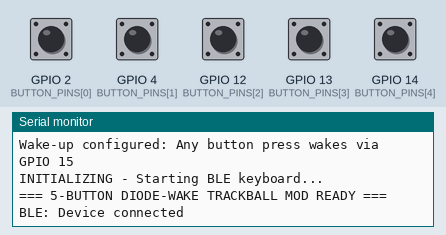
Simulated run of this program. Board: ESP32. Parts: the last lines printed to the serial monitor. The inputs (shaded band) are chosen by the test bench; at power-on: GPIO 2 (BUTTON_PINS[0]), GPIO 4 (BUTTON_PINS[1]), GPIO 12 (BUTTON_PINS[2]), GPIO 13 (BUTTON_PINS[3]), GPIO 14 (BUTTON_PINS[4]) HIGH. USB keyboard and mouse output is not drawn.

Above: at 2.2 s.
2.3 s: GPIO 2 (BUTTON_PINS[0]) pulled LOW for 0.15 s
At 3.7 s:
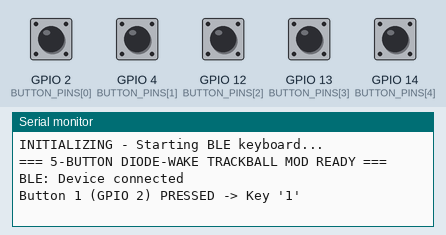
5.4 s: GPIO 4 (BUTTON_PINS[1]) pulled LOW for 0.15 s
At 6.1 s:
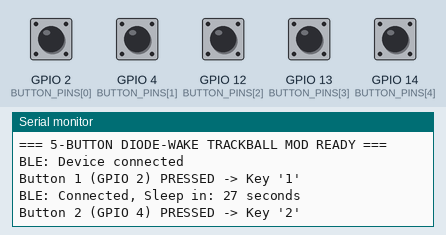
7.0 s: GPIO 12 (BUTTON_PINS[2]) pulled LOW for 0.15 s
At 8.2 s:
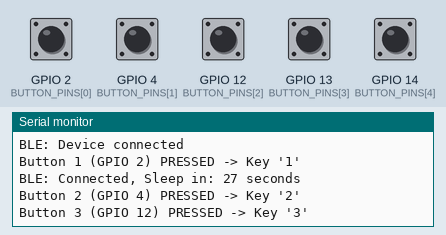
8.6 s: GPIO 13 (BUTTON_PINS[3]) pulled LOW for 0.15 s
At 10.16 s:
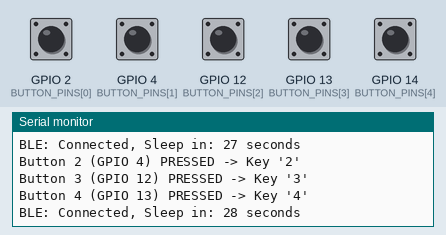
10.2 s: GPIO 14 (BUTTON_PINS[4]) pulled LOW for 0.15 s
At 10.9 s:
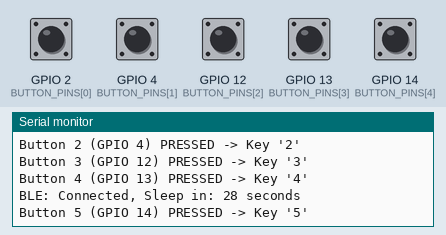
11.8 s: GPIO 2 (BUTTON_PINS[0]) pulled LOW for 1 s
At 13.3 s:
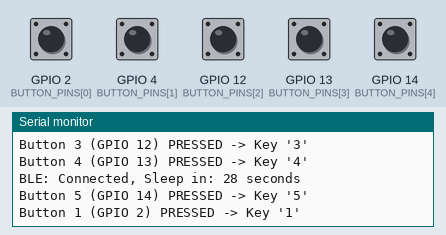
Timing chart, 0 to 14.8 s (numbered marks = the images above; inputs shaded):
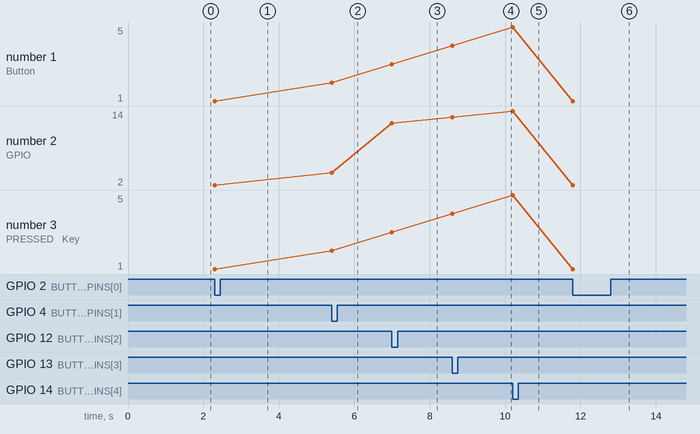

Measured:
- after the input at 2.3 s, the serial monitor: prints a new line at once (image 1)
- after the input at 5.4 s, the serial monitor: prints a new line at once (image 2)
- after the input at 7.0 s, the serial monitor: prints a new line at once (image 3)
- after the input at 8.6 s, the serial monitor: prints a new line at once (image 4)
- after the input at 10.2 s, the serial monitor: prints a new line at once (image 5)
- after the input at 11.8 s, the serial monitor: prints a new line at once (image 6)
- plotted number 1: 1 → 2 after the input at 5.4 s, 2 → 3 after the input at 7.0 s, 3 → 4 after the input at 8.6 s, 4 → 5 after the input at 10.2 s, 5 → 1 after the input at 11.8 s
- plotted number 2: 2 → 4 after the input at 5.4 s, 4 → 12 after the input at 7.0 s, 12 → 13 after the input at 8.6 s, 13 → 14 after the input at 10.2 s, 14 → 2 after the input at 11.8 s

The program:

main.cpp
```cpp
#include <Arduino.h>
#include <BleKeyboard.h>
#include <esp_sleep.h>

BleKeyboard bleKeyboard("Trackball-KB", "CustomMod", 100);

// Individual button pins
const int BUTTON_PINS[5] = {2, 4, 12, 13, 14};
const int MASTER_WAKE_PIN = 15; // All buttons also connect here through diodes
const int NUM_BUTTONS = 5;

RTC_DATA_ATTR int bootCount = 0;
const unsigned long ACTIVE_TIMEOUT = 30000;
const unsigned long DEBOUNCE_DELAY = 10;
unsigned long lastButtonPress = 0;
unsigned long buttonLastPress[5] = {0}; // Debounce timing for each button
bool buttonState[5] = {HIGH, HIGH, HIGH, HIGH, HIGH}; // Track current state
bool lastButtonState[5] = {HIGH, HIGH, HIGH, HIGH, HIGH}; // Track previous state
bool buttonTriggered[5] = {false, false, false, false, false}; // Track if button has been triggered

// Note: BleKeyboard library doesn't support custom callbacks
// Connection state is tracked via bleKeyboard.isConnected()

void setupDeepSleep() {
    // Configure individual button pins
    for (int i = 0; i < NUM_BUTTONS; i++) {
        pinMode(BUTTON_PINS[i], INPUT_PULLUP);
    }

    // Configure master wake pin
    pinMode(MASTER_WAKE_PIN, INPUT_PULLUP);

    // Only the master wake pin needs to wake the device
    esp_sleep_enable_ext0_wakeup((gpio_num_t)MASTER_WAKE_PIN, 0);

    Serial.printf("Wake-up configured: Any button press wakes via GPIO %d\n", MASTER_WAKE_PIN);
}

void goToDeepSleep() {
    Serial.println("=== GOING TO DEEP SLEEP ===");
    Serial.println("Press ANY button to wake up!");
    Serial.flush();

    bleKeyboard.end();
    delay(500);

    esp_deep_sleep_start();
}

void setup() {
    Serial.begin(115200);
    delay(1000);

    setCpuFrequencyMhz(80);

    bootCount++;
    Serial.printf("\n=== BOOT #%d ===\n", bootCount);

    esp_sleep_wakeup_cause_t wakeup_reason = esp_sleep_get_wakeup_cause();
    if (wakeup_reason == ESP_SLEEP_WAKEUP_EXT0) {
        Serial.println("Wake up: Button press detected!");
    } else {
        Serial.println("Wake up: First boot or reset");
    }

    setupDeepSleep();

    Serial.println("INITIALIZING - Starting BLE keyboard...");
    bleKeyboard.begin();

    lastButtonPress = millis();

    Serial.println("=== 5-BUTTON DIODE-WAKE TRACKBALL MOD READY ===");
}

void loop() {
    // Check all 5 buttons individually with press-on-down and repeat lockout
    for (int i = 0; i < NUM_BUTTONS; i++) {
        // Read current button state
        bool currentReading = digitalRead(BUTTON_PINS[i]);

        // Always detect state changes immediately
        if (currentReading != lastButtonState[i]) {
            // State has changed - check if enough time has passed for debouncing
            if ((millis() - buttonLastPress[i]) > DEBOUNCE_DELAY) {
                buttonLastPress[i] = millis(); // Reset debounce timer

                // Update the button state
                buttonState[i] = currentReading;

                // Trigger action on button PRESS (transition from HIGH to LOW)
                // But only if we haven't already triggered for this press cycle
                if (lastButtonState[i] == HIGH && buttonState[i] == LOW && !buttonTriggered[i]) {
                    buttonTriggered[i] = true; // Lock out further triggers
                    lastButtonPress = millis(); // Update activity timer

                    if (bleKeyboard.isConnected()) {
                        char keyNumber = '1' + i;
                        Serial.printf("Button %d (GPIO %d) PRESSED -> Key '%c'\n", i+1, BUTTON_PINS[i], keyNumber);

                        // Commented out for testing - uncomment when ready for modifier keys
                        // bleKeyboard.press(KEY_LEFT_CTRL);
                        // bleKeyboard.press(KEY_LEFT_SHIFT);
                        bleKeyboard.press(keyNumber);
                        // delay(20);
                        bleKeyboard.releaseAll();
                    } else {
                        Serial.printf("Button %d pressed but BLE not connected\n", i+1);
                    }
                }

                // Reset the trigger lock when button is released
                if (lastButtonState[i] == LOW && buttonState[i] == HIGH) {
                    buttonTriggered[i] = false; // Ready for next press
                }

                // Update the last button state after processing
                lastButtonState[i] = currentReading;
            }
            // If debounce time hasn't passed, we ignore this change (but keep checking)
        }
    }

    // Check for sleep timeout
    unsigned long timeSinceLastButton = millis() - lastButtonPress;
    if (timeSinceLastButton >= ACTIVE_TIMEOUT) {
        goToDeepSleep();
    }

    // Status reporting every 5 seconds with connection state tracking
    static unsigned long lastStatus = 0;
    static bool wasConnected = false;
    bool isConnected = bleKeyboard.isConnected();

    // Log connection state changes
    if (isConnected != wasConnected) {
        if (isConnected) {
            Serial.println("BLE: Device connected");
        } else {
            Serial.println("BLE: Device disconnected");
        }
        wasConnected = isConnected;
    }

    if (millis() - lastStatus > 5000) {
        unsigned long timeToSleep = ACTIVE_TIMEOUT - timeSinceLastButton;
        Serial.printf("BLE: %s, Sleep in: %d seconds\n",
                      isConnected ? "Connected" : "Disconnected",
                      (int)(timeToSleep/1000));
        lastStatus = millis();
    }

    delay(1);
}
```
